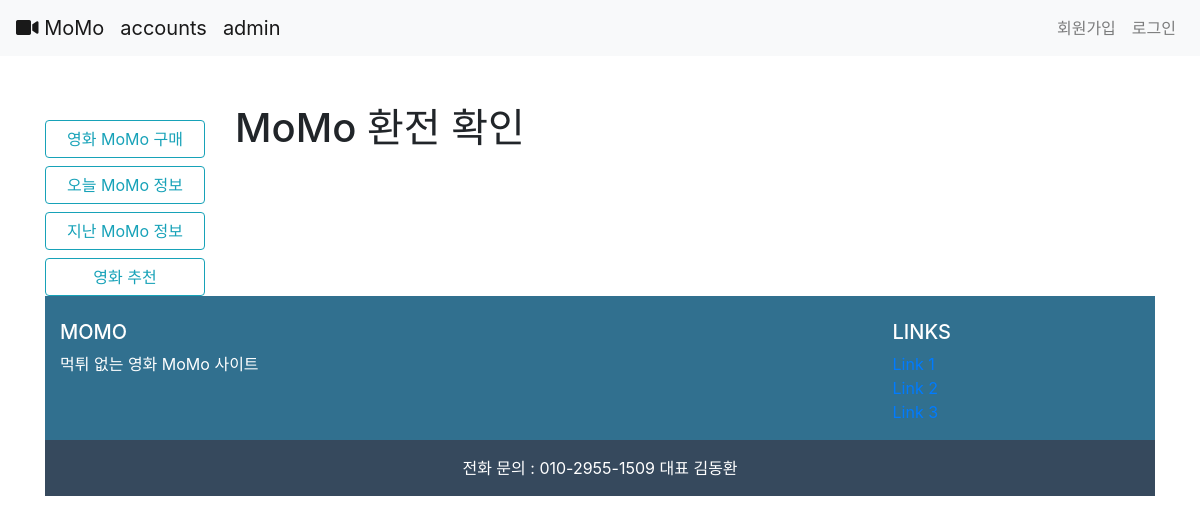
Before: /accounts/money/1/1 with the older database file.
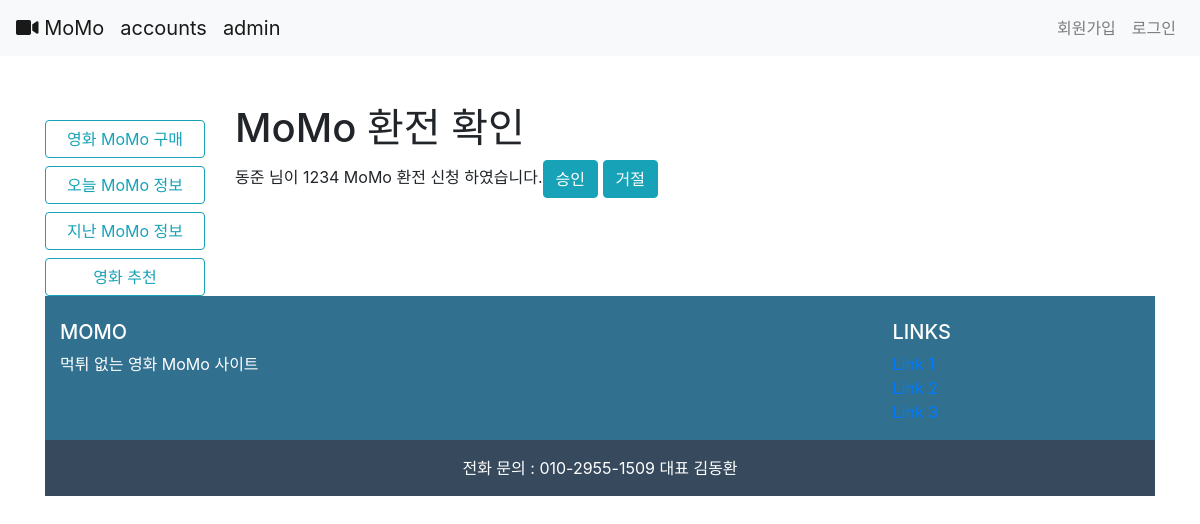
After: the same page with the newer database file.
### accounts/models.py (models this page shows)
class Money(models.Model):
    user = models.ForeignKey(settings.AUTH_USER_MODEL, on_delete = models.CASCADE)
    money = models.PositiveIntegerField()
    def __str__(self):
        return f'{self.user} 님이 {self.money} MoMo 환전 신청 하였습니다.'

class User(AbstractUser):
    points = models.PositiveIntegerField(default=0)

### accounts/views.py (the view)
# urls.py: path('money/<int:flag>/<int:user_id>', views.money, name='money'),
def money(request, flag, user_id):
    if request.method == 'POST':
        if flag == 1:
            pass
        elif flag == 2:
            user = get_object_or_404(get_user_model(), pk=user_id)
            user.points += int(request.POST['money'])
            user.save()
            return redirect("movies:list")
        else:
            user = get_object_or_404(get_user_model(), pk=user_id)
            Money.objects.create(user=user, money=int(request.POST['money']))
            return redirect("movies:list")
    else:
        if flag == 1:
            form = Money.objects.all()
        else:
            form = MoneyCreationForm()
    context = {
        'form':form,
        'flag':flag
    }
    return render(request, 'accounts/money_form.html', context)

### accounts/templates/accounts/money_form.html (shortened to what this page needs)
{% extends 'base.html' %}
{% load bootstrap4 %}
{% block body %}
{% if flag == 1 %}
<h1 >MoMo 환전 확인</h1>
{% else %}
{% if flag == 2 %}
<h1>MoMo 충전</h1>
{% else %}
<h1>MoMo 환전 신청</h1>
{% endif %}
{% endif %}
{% if flag == 1 %}
{% for money in form %}
<p>{{ money }}<button class="btn btn-info">승인</button> <button class="btn btn-info">거절</button></p>
{% endfor %}
    {% endif %}
{% endblock %}

### bob/templates/base.html (shortened to what this page needs)
<!DOCTYPE html>
<html lang="en">
<head>
    <link rel="stylesheet" href="https://stackpath.bootstrapcdn.com/bootstrap/4.3.1/css/bootstrap.min.css">
    <link rel="stylesheet" href="https://use.fontawesome.com/releases/v5.8.1/css/all.css">
</head>
<body>
{% include 'nav.html' %}
<div id="app" class="container">
    <div class="row mt-5">
        <aside class="col-md-2 d-none d-md-block sidebar">
            <nav class="sidebar-sticky mt-2">
                <ul class="nav flex-column">
                    <li class="nav-item mt-2">
                        <button class="btn btn-outline-info btn-block">영화 MoMo 구매</button>
                    </li>
                    <li class="nav-item mt-2">
                        <button class="btn btn-outline-info btn-block">오늘 MoMo 정보</button>
                    </li>
                    <li class="nav-item mt-2">
                        <button class="btn btn-outline-info btn-block">지난 MoMo 정보</button>
                    </li>
                    <li class="nav-item mt-2">
                        <button class="btn btn-outline-info btn-block">영화 추천</button>
                    </li>
                </ul>
            </nav>
        </aside>
        <div class="col-md-10 d-none d-md-block">
        {% block body %}
        {% endblock %}
        </div>
    </div>
<footer class="page-footer font-small pt-4">
    <div class="container-fluid text-center text-md-left">
        <div class="row">
            <div class="col-md-6 mt-md-0 mt-3">
                <h5 class="text-uppercase">MOMO</h5>
                <p>먹튀 없는 영화 MoMo 사이트</p>
            </div>
            <div class="col-md-3 offset-md-3 mb-md-0 mb-3">
                <h5 class="text-uppercase">Links</h5>
                <ul class="list-unstyled">
                    <li>
                        <a href="#!">Link 1</a>
                    </li>
                    <li>
                        <a href="#!">Link 2</a>
                    </li>
                    <li>
                        <a href="#!">Link 3</a>
                    </li>
                </ul>
            </div>
        </div>
    </div>
    <div class="footer-copyright text-center py-3">
        전화 문의 : 010-2955-1509 대표 김동환
    </div>
</footer>
</div>
</body>
</html>

### bob/templates/nav.html (shortened to what this page needs)
<nav class="navbar navbar-expand-lg navbar-light bg-light">
  <a class="navbar-brand" href="{% url 'movies:list' %}">
    <i class="fas fa-video"></i>
    MoMo
  </a>
    <a class="navbar-brand" href="/accounts/">
    accounts
  </a>
    <a class="navbar-brand" href="/admin/">
      admin
  </a>
  <div class="collapse navbar-collapse" id="navbarNav">
    <ul class="navbar-nav ml-auto">
      {% if user.is_authenticated %}
      <li class="nav-item">
      </li>
      <li class="nav-item">
        <a class="nav-link" tabindex="-1" aria-disabled="true">{{ user }}님 포인트 {{ user.points }} MoMo</a>
      </li>
      <li class="nav-item">
        <a class="nav-link" href="{% url 'accounts:user_detail' user.id %}" tabindex="-1" aria-disabled="true">마이페이지</a>
      </li>
      <li class="nav-item">
        <a class="nav-link" href="{% url 'accounts:logout' %}">로그아웃</a>
      </li>
      {% else %}
      <li class="nav-item">
        <a class="nav-link" href="{% url 'accounts:signup' %}">회원가입</a>
      </li>
      <li class="nav-item">
        <a class="nav-link" href="{% url 'accounts:login' %}">로그인</a>
      </li>
      {% endif %}
    </ul>
  </div>
</nav>

### bob/templates/base.html (style rules this page uses)
footer { background-color: #31708F; color: white; flex-shrink: 0; }
footer > div.footer-copyright { background-color: #36495D; color: white; }

Changed rows visible on the page:
added Money: user+money "동준 님이 1234 MoMo 환전 신청 하였습니다."
